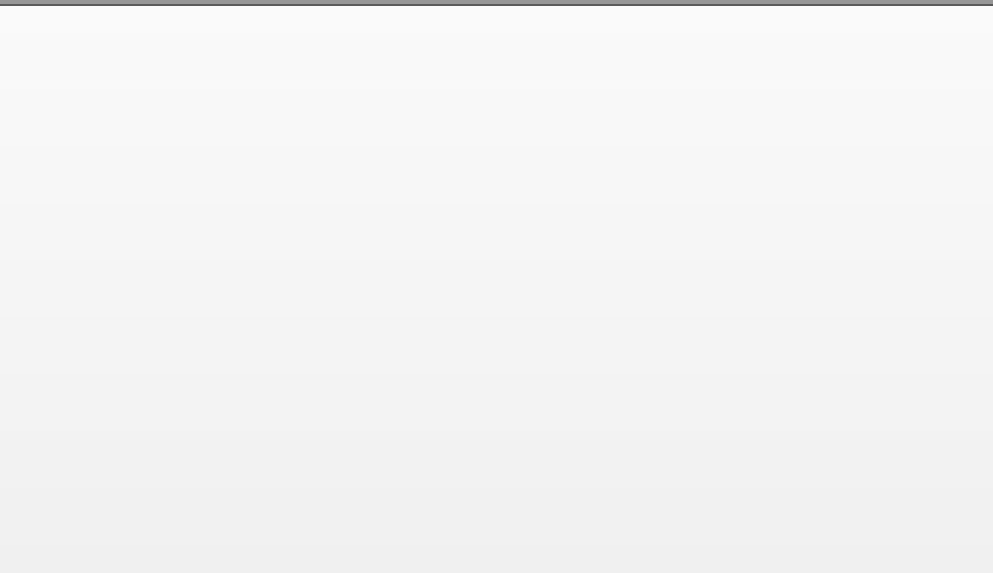
<?xml version="1.0" encoding="UTF-8"?>
<ui version="4.0">
 <class>FeedEditDialog</class>
 <widget class="QDialog" name="FeedEditDialog">
  <property name="geometry">
   <rect>
    <x>0</x>
    <y>0</y>
    <width>993</width>
    <height>573</height>
   </rect>
  </property>
  <property name="windowTitle">
   <string>Feed management</string>
  </property>
  <property name="windowIcon">
   <iconset resource="Images.qrc">
    <normaloff>:/images/qrssreader</normaloff>:/images/qrssreader</iconset>
  </property>
  <property name="styleSheet">
   <string notr="true">#FeedEditDialog{
	background: rgb(150, 150, 150);
}

#tabWidget::pane{
    border-top: 2px solid rgb(90, 90, 90);
	background-color: qlineargradient(spread:pad, x1:0, y1:1, x2:0, y2:0, stop:0 rgb(240, 240, 240), stop:1 rgb(250, 250, 250));
}

QTabWidget::tab-bar{
	left: 10px;
}

QTabBar::tab{
    background: rgb(70, 70, 70);
    border-top-left-radius: 0px;
    border-top-right-radius: 0px;
	padding-left: 10px;
	padding-right: 10px;
	margin-right: 2px;
	height: 50px;
	color: white;
	font-weight: bold;
}

QTabBar::tab:selected {
	background: rgb(90, 90, 90);
	height: 52px;
}

QTabBar::tab:!selected {
	height: 50px;
	margin-top: 2px;
}


</string>
  </property>
  <layout class="QVBoxLayout" name="verticalLayout">
   <property name="spacing">
    <number>0</number>
   </property>
   <property name="leftMargin">
    <number>0</number>
   </property>
   <property name="topMargin">
    <number>4</number>
   </property>
   <property name="rightMargin">
    <number>0</number>
   </property>
   <property name="bottomMargin">
    <number>0</number>
   </property>
   <item>
    <widget class="QTabWidget" name="tabWidget">
     <property name="tabPosition">
      <enum>QTabWidget::North</enum>
     </property>
     <property name="tabShape">
      <enum>QTabWidget::Triangular</enum>
     </property>
     <property name="currentIndex">
      <number>-1</number>
     </property>
     <property name="iconSize">
      <size>
       <width>32</width>
       <height>32</height>
      </size>
     </property>
    </widget>
   </item>
  </layout>
 </widget>
 <resources>
  <include location="Images.qrc"/>
 </resources>
 <connections/>
</ui>
